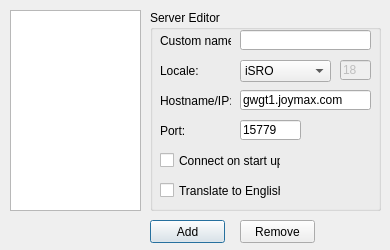
<?xml version="1.0" encoding="UTF-8"?>
<ui version="4.0">
 <class>ServerEdit</class>
 <widget class="QDialog" name="ServerEdit">
  <property name="geometry">
   <rect>
    <x>0</x>
    <y>0</y>
    <width>390</width>
    <height>250</height>
   </rect>
  </property>
  <property name="minimumSize">
   <size>
    <width>390</width>
    <height>250</height>
   </size>
  </property>
  <property name="maximumSize">
   <size>
    <width>390</width>
    <height>250</height>
   </size>
  </property>
  <property name="windowTitle">
   <string>Silkroad Server Editor</string>
  </property>
  <widget class="QListWidget" name="lstServers">
   <property name="geometry">
    <rect>
     <x>10</x>
     <y>10</y>
     <width>131</width>
     <height>201</height>
    </rect>
   </property>
  </widget>
  <widget class="QPushButton" name="btnAdd">
   <property name="geometry">
    <rect>
     <x>150</x>
     <y>220</y>
     <width>75</width>
     <height>23</height>
    </rect>
   </property>
   <property name="text">
    <string>Add</string>
   </property>
  </widget>
  <widget class="QPushButton" name="btnRemove">
   <property name="geometry">
    <rect>
     <x>240</x>
     <y>220</y>
     <width>75</width>
     <height>23</height>
    </rect>
   </property>
   <property name="text">
    <string>Remove</string>
   </property>
  </widget>
  <widget class="QGroupBox" name="groupBox">
   <property name="geometry">
    <rect>
     <x>150</x>
     <y>10</y>
     <width>231</width>
     <height>201</height>
    </rect>
   </property>
   <property name="title">
    <string>Server Editor</string>
   </property>
   <widget class="QLineEdit" name="Hostname">
    <property name="geometry">
     <rect>
      <x>90</x>
      <y>80</y>
      <width>131</width>
      <height>20</height>
     </rect>
    </property>
    <property name="text">
     <string>gwgt1.joymax.com</string>
    </property>
    <property name="maxLength">
     <number>64</number>
    </property>
   </widget>
   <widget class="QComboBox" name="Locales">
    <property name="geometry">
     <rect>
      <x>90</x>
      <y>50</y>
      <width>91</width>
      <height>22</height>
     </rect>
    </property>
    <item>
     <property name="text">
      <string>iSRO</string>
     </property>
    </item>
    <item>
     <property name="text">
      <string>SilkroadR</string>
     </property>
    </item>
    <item>
     <property name="text">
      <string>vSRO</string>
     </property>
    </item>
    <item>
     <property name="text">
      <string>rSRO</string>
     </property>
    </item>
    <item>
     <property name="text">
      <string>tSRO</string>
     </property>
    </item>
    <item>
     <property name="text">
      <string>kSRO</string>
     </property>
    </item>
    <item>
     <property name="text">
      <string>cSRO 1</string>
     </property>
    </item>
    <item>
     <property name="text">
      <string>cSRO 2</string>
     </property>
    </item>
    <item>
     <property name="text">
      <string>jSRO</string>
     </property>
    </item>
    <item>
     <property name="text">
      <string>thSRO</string>
     </property>
    </item>
    <item>
     <property name="text">
      <string>Custom</string>
     </property>
    </item>
   </widget>
   <widget class="QLabel" name="label_2">
    <property name="geometry">
     <rect>
      <x>10</x>
      <y>80</y>
      <width>71</width>
      <height>21</height>
     </rect>
    </property>
    <property name="text">
     <string>Hostname/IP:</string>
    </property>
   </widget>
   <widget class="QLineEdit" name="Locale">
    <property name="enabled">
     <bool>false</bool>
    </property>
    <property name="geometry">
     <rect>
      <x>190</x>
      <y>50</y>
      <width>31</width>
      <height>20</height>
     </rect>
    </property>
    <property name="text">
     <string>18</string>
    </property>
    <property name="maxLength">
     <number>2</number>
    </property>
   </widget>
   <widget class="QLabel" name="label">
    <property name="geometry">
     <rect>
      <x>10</x>
      <y>50</y>
      <width>41</width>
      <height>21</height>
     </rect>
    </property>
    <property name="text">
     <string>Locale:</string>
    </property>
   </widget>
   <widget class="QLabel" name="label_3">
    <property name="geometry">
     <rect>
      <x>10</x>
      <y>110</y>
      <width>31</width>
      <height>21</height>
     </rect>
    </property>
    <property name="text">
     <string>Port:</string>
    </property>
   </widget>
   <widget class="QLineEdit" name="Port">
    <property name="geometry">
     <rect>
      <x>90</x>
      <y>110</y>
      <width>61</width>
      <height>20</height>
     </rect>
    </property>
    <property name="text">
     <string>15779</string>
    </property>
    <property name="maxLength">
     <number>5</number>
    </property>
   </widget>
   <widget class="QLabel" name="label_4">
    <property name="geometry">
     <rect>
      <x>10</x>
      <y>20</y>
      <width>71</width>
      <height>21</height>
     </rect>
    </property>
    <property name="text">
     <string>Custom name:</string>
    </property>
   </widget>
   <widget class="QLineEdit" name="CustomName">
    <property name="geometry">
     <rect>
      <x>90</x>
      <y>20</y>
      <width>131</width>
      <height>20</height>
     </rect>
    </property>
    <property name="text">
     <string/>
    </property>
    <property name="maxLength">
     <number>32</number>
    </property>
   </widget>
   <widget class="QCheckBox" name="ConnectStartup">
    <property name="geometry">
     <rect>
      <x>10</x>
      <y>140</y>
      <width>121</width>
      <height>21</height>
     </rect>
    </property>
    <property name="text">
     <string>Connect on start up</string>
    </property>
   </widget>
   <widget class="QCheckBox" name="Translate">
    <property name="geometry">
     <rect>
      <x>10</x>
      <y>170</y>
      <width>121</width>
      <height>21</height>
     </rect>
    </property>
    <property name="text">
     <string>Translate to English</string>
    </property>
   </widget>
  </widget>
 </widget>
 <layoutdefault spacing="6" margin="11"/>
 <resources/>
 <connections>
  <connection>
   <sender>Locales</sender>
   <signal>currentIndexChanged(QString)</signal>
   <receiver>ServerEdit</receiver>
   <slot>LocaleChanged(QString)</slot>
   <hints>
    <hint type="sourcelabel">
     <x>312</x>
     <y>74</y>
    </hint>
    <hint type="destinationlabel">
     <x>372</x>
     <y>166</y>
    </hint>
   </hints>
  </connection>
  <connection>
   <sender>btnAdd</sender>
   <signal>clicked()</signal>
   <receiver>ServerEdit</receiver>
   <slot>Add()</slot>
   <hints>
    <hint type="sourcelabel">
     <x>201</x>
     <y>230</y>
    </hint>
    <hint type="destinationlabel">
     <x>177</x>
     <y>192</y>
    </hint>
   </hints>
  </connection>
  <connection>
   <sender>btnRemove</sender>
   <signal>clicked()</signal>
   <receiver>ServerEdit</receiver>
   <slot>Remove()</slot>
   <hints>
    <hint type="sourcelabel">
     <x>271</x>
     <y>230</y>
    </hint>
    <hint type="destinationlabel">
     <x>253</x>
     <y>192</y>
    </hint>
   </hints>
  </connection>
  <connection>
   <sender>lstServers</sender>
   <signal>itemClicked(QListWidgetItem*)</signal>
   <receiver>ServerEdit</receiver>
   <slot>ServerClicked(QListWidgetItem*)</slot>
   <hints>
    <hint type="sourcelabel">
     <x>113</x>
     <y>61</y>
    </hint>
    <hint type="destinationlabel">
     <x>359</x>
     <y>199</y>
    </hint>
   </hints>
  </connection>
 </connections>
 <slots>
  <slot>LocaleChanged(QString)</slot>
  <slot>Add()</slot>
  <slot>Remove()</slot>
  <slot>ServerClicked(QListWidgetItem*)</slot>
  <slot>LanguageChanged(QString)</slot>
 </slots>
</ui>
